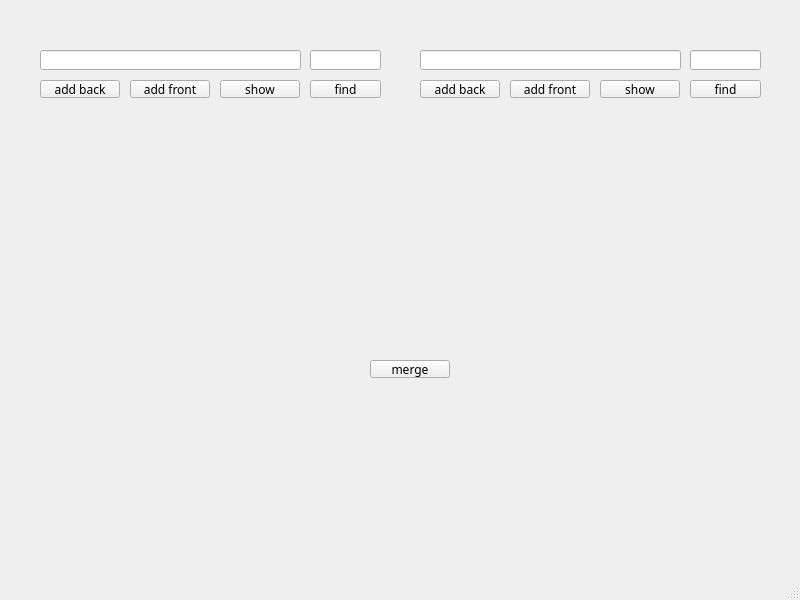
<?xml version="1.0" encoding="UTF-8"?>
<ui version="4.0">
 <class>MainWindow</class>
 <widget class="QMainWindow" name="MainWindow">
  <property name="geometry">
   <rect>
    <x>0</x>
    <y>0</y>
    <width>800</width>
    <height>600</height>
   </rect>
  </property>
  <property name="windowTitle">
   <string>MainWindow</string>
  </property>
  <property name="styleSheet">
   <string notr="true"/>
  </property>
  <widget class="QWidget" name="centralwidget">
   <widget class="QPushButton" name="backButton">
    <property name="geometry">
     <rect>
      <x>40</x>
      <y>80</y>
      <width>80</width>
      <height>18</height>
     </rect>
    </property>
    <property name="font">
     <font>
      <family>Comfortaa</family>
     </font>
    </property>
    <property name="text">
     <string>add back</string>
    </property>
   </widget>
   <widget class="QLineEdit" name="enterEdit">
    <property name="geometry">
     <rect>
      <x>40</x>
      <y>50</y>
      <width>261</width>
      <height>20</height>
     </rect>
    </property>
    <property name="font">
     <font>
      <family>Comfortaa</family>
     </font>
    </property>
   </widget>
   <widget class="QLabel" name="dequeInfoLabel">
    <property name="geometry">
     <rect>
      <x>40</x>
      <y>160</y>
      <width>331</width>
      <height>171</height>
     </rect>
    </property>
    <property name="font">
     <font>
      <family>Comfortaa</family>
     </font>
    </property>
    <property name="text">
     <string/>
    </property>
    <property name="alignment">
     <set>Qt::AlignLeading|Qt::AlignLeft|Qt::AlignTop</set>
    </property>
   </widget>
   <widget class="QLabel" name="dequeLabel">
    <property name="geometry">
     <rect>
      <x>40</x>
      <y>120</y>
      <width>259</width>
      <height>29</height>
     </rect>
    </property>
    <property name="font">
     <font>
      <family>Comfortaa</family>
     </font>
    </property>
    <property name="text">
     <string/>
    </property>
    <property name="alignment">
     <set>Qt::AlignLeading|Qt::AlignLeft|Qt::AlignTop</set>
    </property>
   </widget>
   <widget class="QPushButton" name="frontButton">
    <property name="geometry">
     <rect>
      <x>130</x>
      <y>80</y>
      <width>80</width>
      <height>18</height>
     </rect>
    </property>
    <property name="font">
     <font>
      <family>Comfortaa</family>
     </font>
    </property>
    <property name="text">
     <string>add front</string>
    </property>
   </widget>
   <widget class="QPushButton" name="showButton">
    <property name="geometry">
     <rect>
      <x>220</x>
      <y>80</y>
      <width>80</width>
      <height>18</height>
     </rect>
    </property>
    <property name="font">
     <font>
      <family>Comfortaa</family>
     </font>
    </property>
    <property name="text">
     <string>show</string>
    </property>
   </widget>
   <widget class="QLineEdit" name="enterEdit_2">
    <property name="geometry">
     <rect>
      <x>420</x>
      <y>50</y>
      <width>261</width>
      <height>20</height>
     </rect>
    </property>
    <property name="font">
     <font>
      <family>Comfortaa</family>
     </font>
    </property>
   </widget>
   <widget class="QPushButton" name="frontButton_2">
    <property name="geometry">
     <rect>
      <x>510</x>
      <y>80</y>
      <width>80</width>
      <height>18</height>
     </rect>
    </property>
    <property name="font">
     <font>
      <family>Comfortaa</family>
     </font>
    </property>
    <property name="text">
     <string>add front</string>
    </property>
   </widget>
   <widget class="QPushButton" name="backButton_2">
    <property name="geometry">
     <rect>
      <x>420</x>
      <y>80</y>
      <width>80</width>
      <height>18</height>
     </rect>
    </property>
    <property name="font">
     <font>
      <family>Comfortaa</family>
     </font>
    </property>
    <property name="text">
     <string>add back</string>
    </property>
   </widget>
   <widget class="QPushButton" name="showButton_2">
    <property name="geometry">
     <rect>
      <x>600</x>
      <y>80</y>
      <width>80</width>
      <height>18</height>
     </rect>
    </property>
    <property name="font">
     <font>
      <family>Comfortaa</family>
     </font>
    </property>
    <property name="text">
     <string>show</string>
    </property>
   </widget>
   <widget class="QLabel" name="dequeLabel_2">
    <property name="geometry">
     <rect>
      <x>420</x>
      <y>120</y>
      <width>259</width>
      <height>29</height>
     </rect>
    </property>
    <property name="font">
     <font>
      <family>Comfortaa</family>
     </font>
    </property>
    <property name="text">
     <string/>
    </property>
    <property name="alignment">
     <set>Qt::AlignLeading|Qt::AlignLeft|Qt::AlignTop</set>
    </property>
   </widget>
   <widget class="QLabel" name="dequeInfoLabel_2">
    <property name="geometry">
     <rect>
      <x>420</x>
      <y>160</y>
      <width>331</width>
      <height>171</height>
     </rect>
    </property>
    <property name="font">
     <font>
      <family>Comfortaa</family>
     </font>
    </property>
    <property name="text">
     <string/>
    </property>
    <property name="alignment">
     <set>Qt::AlignLeading|Qt::AlignLeft|Qt::AlignTop</set>
    </property>
   </widget>
   <widget class="QLineEdit" name="findEdit">
    <property name="geometry">
     <rect>
      <x>310</x>
      <y>50</y>
      <width>71</width>
      <height>20</height>
     </rect>
    </property>
    <property name="font">
     <font>
      <family>Comfortaa</family>
     </font>
    </property>
   </widget>
   <widget class="QPushButton" name="findButton">
    <property name="geometry">
     <rect>
      <x>310</x>
      <y>80</y>
      <width>71</width>
      <height>18</height>
     </rect>
    </property>
    <property name="font">
     <font>
      <family>Comfortaa</family>
     </font>
    </property>
    <property name="text">
     <string>find</string>
    </property>
   </widget>
   <widget class="QPushButton" name="findButton_2">
    <property name="geometry">
     <rect>
      <x>690</x>
      <y>80</y>
      <width>71</width>
      <height>18</height>
     </rect>
    </property>
    <property name="font">
     <font>
      <family>Comfortaa</family>
     </font>
    </property>
    <property name="text">
     <string>find</string>
    </property>
   </widget>
   <widget class="QLineEdit" name="findEdit_2">
    <property name="geometry">
     <rect>
      <x>690</x>
      <y>50</y>
      <width>71</width>
      <height>20</height>
     </rect>
    </property>
    <property name="font">
     <font>
      <family>Comfortaa</family>
     </font>
    </property>
   </widget>
   <widget class="QLabel" name="findLabel">
    <property name="geometry">
     <rect>
      <x>310</x>
      <y>120</y>
      <width>61</width>
      <height>21</height>
     </rect>
    </property>
    <property name="font">
     <font>
      <family>Comfortaa</family>
     </font>
    </property>
    <property name="text">
     <string/>
    </property>
   </widget>
   <widget class="QLabel" name="findLabel_2">
    <property name="geometry">
     <rect>
      <x>690</x>
      <y>110</y>
      <width>61</width>
      <height>21</height>
     </rect>
    </property>
    <property name="font">
     <font>
      <family>Comfortaa</family>
     </font>
    </property>
    <property name="text">
     <string/>
    </property>
   </widget>
   <widget class="QPushButton" name="mergeButton">
    <property name="geometry">
     <rect>
      <x>370</x>
      <y>360</y>
      <width>80</width>
      <height>18</height>
     </rect>
    </property>
    <property name="font">
     <font>
      <family>Comfortaa</family>
     </font>
    </property>
    <property name="text">
     <string>merge</string>
    </property>
   </widget>
   <widget class="QLabel" name="dequeMergeLabel">
    <property name="geometry">
     <rect>
      <x>120</x>
      <y>400</y>
      <width>571</width>
      <height>101</height>
     </rect>
    </property>
    <property name="font">
     <font>
      <family>Comfortaa</family>
     </font>
    </property>
    <property name="text">
     <string/>
    </property>
   </widget>
  </widget>
  <widget class="QMenuBar" name="menubar">
   <property name="geometry">
    <rect>
     <x>0</x>
     <y>0</y>
     <width>800</width>
     <height>17</height>
    </rect>
   </property>
  </widget>
  <widget class="QStatusBar" name="statusbar"/>
 </widget>
 <resources/>
 <connections/>
</ui>
